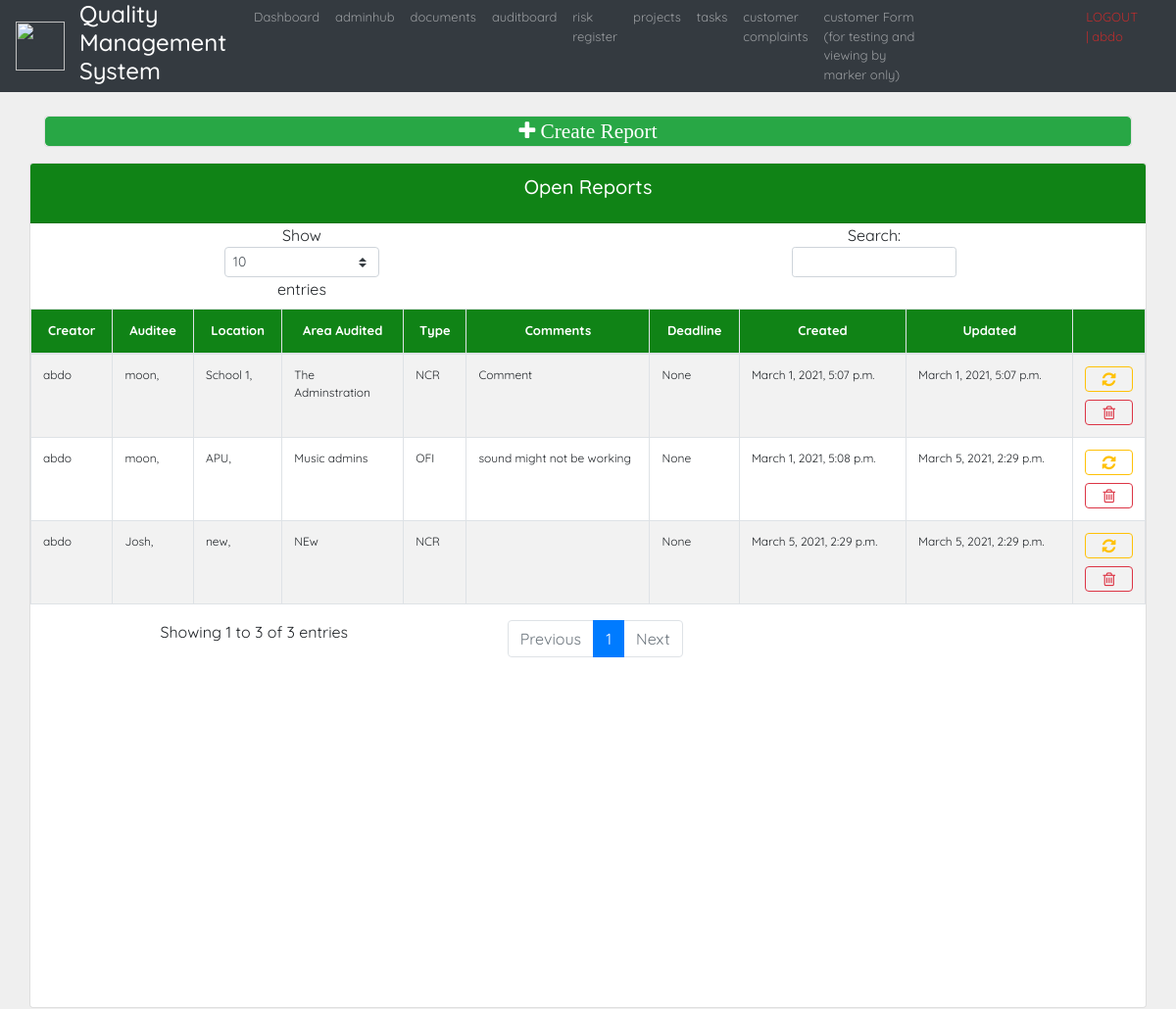
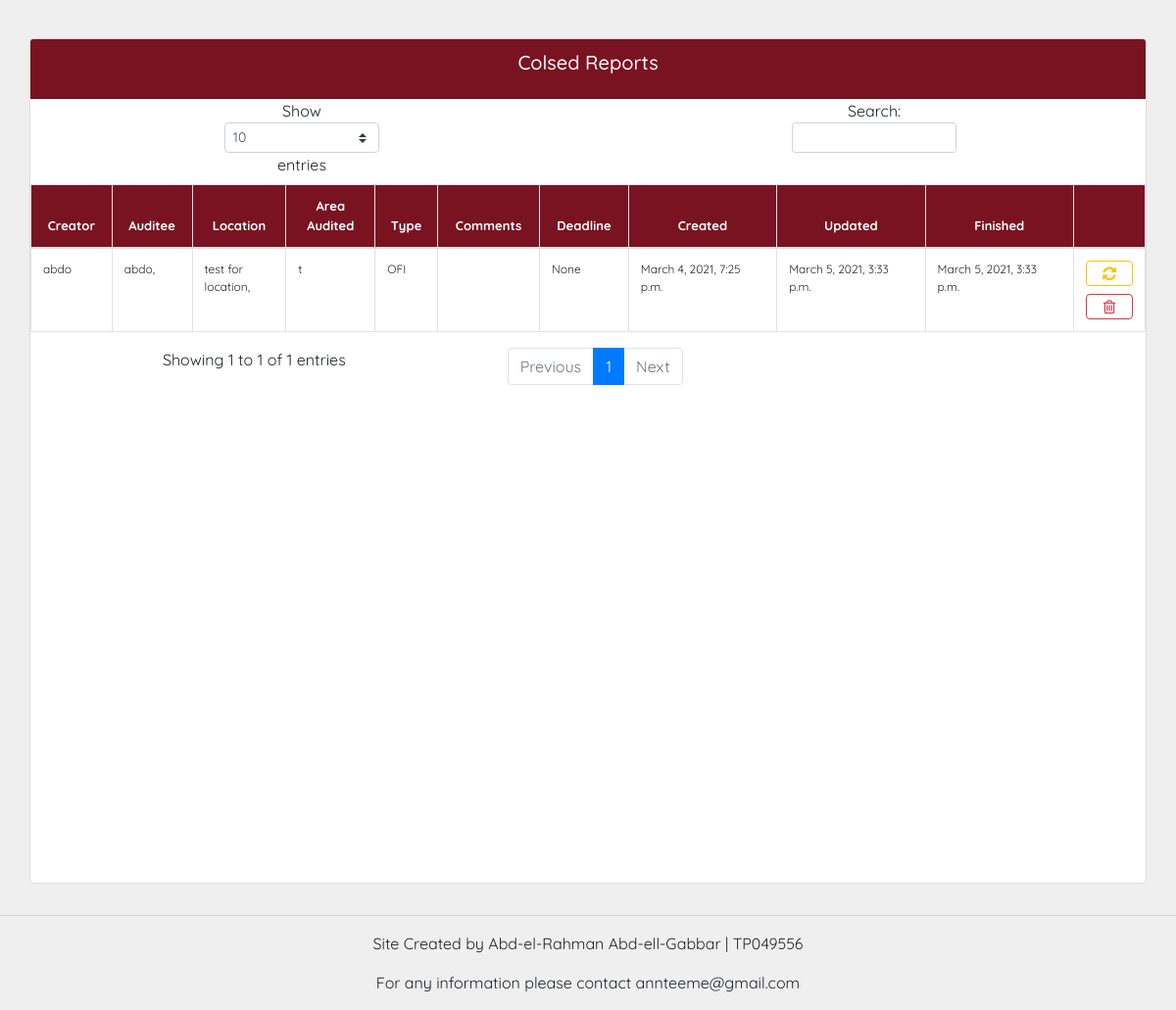
/auditboard/ (signed in), run on the app's committed database (2 pictures, top to bottom).
### reports/models.py (models this page shows, shortened)
class Report(models.Model):
    STATUS_CHOICE =(
    ('NCR', 'NCR'),
    ('OFI', 'OFI'),
    )
    creator = models.ForeignKey(settings.AUTH_USER_MODEL, on_delete=models.NOT_PROVIDED)
    auditee = models.ManyToManyField(User, related_name='auditees')
    location = models.CharField(max_length=250, blank=False, null=False)
    areaAudited = models.TextField(blank=False, null=False)
    NCR_or_OFI = models.CharField(choices=STATUS_CHOICE, max_length=30, null=False, blank=False)
    comment = models.TextField(blank=True, null=True)
    closed = models.BooleanField(default=False)
    deadline = models.DateTimeField(null=True, blank=True)
    dateCreated = models.DateTimeField(auto_now_add=True)
    dateUpdated = models.DateTimeField(auto_now_add=True)
    dateFinished = models.DateTimeField(null=True, blank=True)

### acc/decorators.py (the view)
        def wrapper_func(request, *args, **kwargs):
            group = None
            if request.user.groups.exists():
                group =  request.user.groups.all()[0].name
            if group in allowed_roles:
                return view_func(request, *args, **kwargs)
            else:
                return HttpResponse('you are not authorised!')

### reports/views.py (called while the page is built)
@login_required(login_url='login')
@allowed_users(allowed_roles=['Manager', 'Audit'])
def auditboard(request):
   reports = Report.objects.all()
   return render(request, 'auditboard.html', {'reports': reports})

### reports/templates/auditboard.html (shortened to what this page needs)
{%  extends 'Base.html' %}
{% block content %}
<br>
<div class="container">
	<div class="card text-center mb-3">
		<td class="container" style="width: 10px;"><a class="btn btn-success  btn-block fa fa-plus fa-lg" aria-hidden="true" href="{% url 'reportCreate'%}"> Create Report</a></td>
	</div>
</div>
<div class="row">
	<div class="col">
		<div class="col">
			<div class="card text-center mb-3">
			  	<div class="card-header"  id="table-title1">
			  		<h5 class="card-title">Open Reports</h5>
				</div>
				<div id="table-short">
					<table class="table table-striped table-bordered projects" style="width: 100%">
						<thead>
							<tr id="table-title1">
								<th>Creator</th>
								<th>Auditee</th>
								<th>Location</th>
								<th>Area Audited</th>
								<th>Type</th>
								<th>Comments</th>
								<th>Deadline</th>
								<th>Created</th>
								<th>Updated</th>
								<th></th>
							</tr>
						</thead>
						<tbody id="table-font" >
						{% for r in reports %}
							{% if r.closed == False %}
									<tr >
									<td>{{r.creator}}</td>
									<td>
										{% for auditee in r.auditee.all %}
											{{auditee}},
										{% endfor %}
									</td>
									<td>{{r.location}}, </td>
									<td>{{r.areaAudited}}</td>
									<td>{{r.NCR_or_OFI}}</td>
									<td>{{r.comment}}</td>
									<td>{{r.deadline}}</td>
									<td>{{r.dateCreated}}</td>
									<td>{{r.dateUpdated}}</td>
										<td class="container" style="width: 10px;"><a class="btn btn-outline-warning  btn-block fa fa-refresh fa-lg" aria-hidden="true" href="{% url 'reportUpdate' r.id %}"></a>
										<a class="btn btn-outline-danger  btn-block fa fa-trash-o fa-lg" aria-hidden="true" href="{% url 'reportDelete' r.id %}"></a></td>
									</tr>
							{% endif %}
						{% endfor %}
						</tbody>
					</table>
			  	</div>
			</div>
		</div>
	</div>
</div>
<br>
<div class="row">
	<div class="col">
		<div class="col">
			<div class="card text-center mb-3">
				<div class="card-header"  id="table-title2">
					<h5 class="card-title">Colsed Reports</h5>
				</div>
				<div id="table-short">
					<table class="table table-bordered projects">
						<thead>
							<tr id="table-title2">
								<th>Creator</th>
								<th>Auditee</th>
								<th>Location</th>
								<th>Area Audited</th>
								<th>Type</th>
								<th>Comments</th>
								<th>Deadline</th>
								<th>Created</th>
								<th>Updated</th>
								<th>Finished</th>
								<th></th>
							</tr>
						</thead>
						<tbody id="table-font" >
							{% for r in reports %}
								{% if r.closed == True %}
										<tr >
										<td>{{r.creator}}</td>
										<td>
											{% for auditee in r.auditee.all %}
												{{auditee}},
											{% endfor %}
										</td>
										<td>{{r.location}}, </td>
										<td>{{r.areaAudited}}</td>
										<td>{{r.NCR_or_OFI}}</td>
										<td>{{r.comment}}</td>
										<td>{{r.deadline}}</td>
										<td>{{r.dateCreated}}</td>
										<td>{{r.dateUpdated}}</td>
										<td>{{r.dateFinished}}</td>
											<td class="container" style="width: 10px;"><a class="btn btn-outline-warning btn-block fa fa-refresh fa-lg" aria-hidden="true" href="{% url 'reportUpdate' r.id %}"></a>
											<a class="btn btn-outline-danger  btn-block fa fa-trash-o fa-lg" aria-hidden="true" href="{% url 'reportDelete' r.id %}"></a></td>
										</tr>
								{% endif %}
							{% endfor %}
						</tbody>
					</table>
				</div>
			</div>
		</div>
	</div>
</div>
{% endblock %}

### templates/navbar.html (shortened to what this page needs)
{% load static %}
<nav class="navbar navbar-expand-lg navbar-dark bg-dark sticky-top py-0">
  <img src="{% static 'images/logo.png' %}" width="50" height="50" alt="">
  <div class="container-fluid">
    <div class="collapse navbar-collapse" id="navbarNav">
      <ul style="font-size: small;" class="navbar-nav">
        <li style="margin-right: 20px; color: white !important;" class="nav-item">
          <h4 aria-current="page">Quality Management System</a>
        </li>
        {% if request.user.is_staff or request.user.is_staff %}
        <li class="nav-item">
          <a class="nav-link" aria-current="page" href="{% url 'home' %}">Dashboard</a>
        </li>
        <li class="nav-item">
          <a class="nav-link" href="http://127.0.0.1:8000/admin/">adminhub</a>
        </li>
        <li class="nav-item">
          <a class="nav-link" href="{% url 'docboard' %}">documents</a>
        </li>
        <li class="nav-item">
          <a class="nav-link" href="{% url 'auditboard' %}">auditboard</a>
        </li>
        <li class="nav-item">
          <a class="nav-link" href="{% url 'risk' %}">risk register</a>
        </li>
        {% endif %}
        <li class="nav-item">
          <a class="nav-link" href="{% url 'projectCreate' %}">projects</a>
        </li>
        <li class="nav-item">
          <a class="nav-link" href="{% url 'taskCreate' %}">tasks</a>
        </li>
        <li class="nav-item">
          <a class="nav-link" href="{% url 'customerComplaints' %}">customer complaints</a>
        </li>
        <li class="nav-item">
          <a class="nav-link" href="{% url 'cust_form' %}">customer Form (for testing and viewing by marker only)</a>
        </li>
        <li class="nav-item">
          <a style="margin-left: 150px; color: rgb(189, 45, 45) !important;" class="nav-link"
            href="{% url 'logout'%}">LOGOUT | {{request.user}}</a>
        </li>
      </ul>
    </div>
  </div>
</nav>

### static/css/main.css (style rules this page uses)
body { background-color: #efefef; }

### templates/Base.html (style rules this page uses)
body { font-family: 'Quicksand', sans-serif !important; }

### reports/templates/auditboard.html (style rules this page uses)
#table-title1 { background-color: #108316; color: white; font-size:13px; text-align: center; }
#table-title2 { background-color: #7a1321; color: white; font-size:13px; text-align: center; }
#table-short { height: 800px; overflow-y: auto; }
#table-font { font-size:12px; text-align: left; }

### data on the page
Report: creator "abdo", location "School 1", areaAudited "The Adminstration", NCR_or_OFI "NCR", comment "Comment", deadline "None", dateCreated "March 1, 2021, 5:07 p.m.", dateUpdated "March 1, 2021, 5:07 p.m."
Report: creator "abdo", location "APU", areaAudited "Music admins", NCR_or_OFI "OFI", comment "sound might not be working", deadline "None", dateCreated "March 1, 2021, 5:08 p.m.", dateUpdated "March 5, 2021, 2:29 p.m."
Report: creator "abdo", location "new", areaAudited "NEw", NCR_or_OFI "NCR", deadline "None", dateCreated "March 5, 2021, 2:29 p.m.", dateUpdated "March 5, 2021, 2:29 p.m."
Report: creator "abdo", location "test for location", areaAudited "t", NCR_or_OFI "OFI", deadline "None", dateCreated "March 4, 2021, 7:25 p.m.", dateUpdated "March 5, 2021, 3:33 p.m.", dateFinished "March 5, 2021, 3:33 p.m."

### other printed values
{{ request.user }} "abdo"
{{ auditee }} "moon"
{{ auditee }} "Josh"
{{ auditee }} "abdo"
